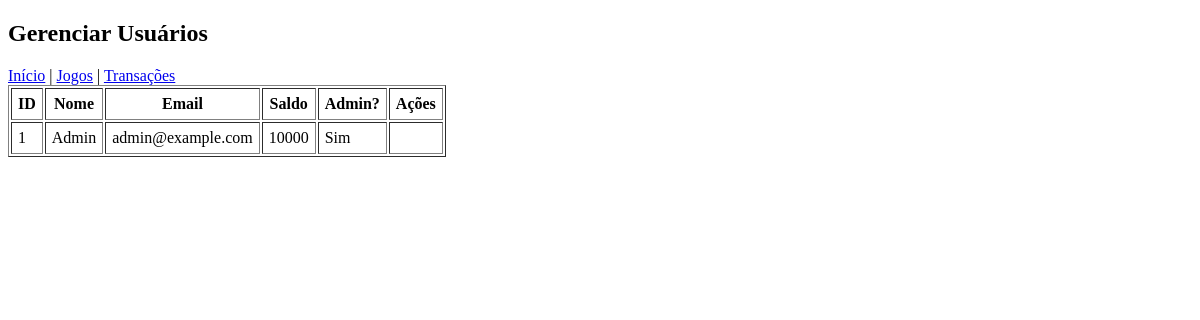
/admin/users.php (signed in), run on an earlier commit of the app's database.
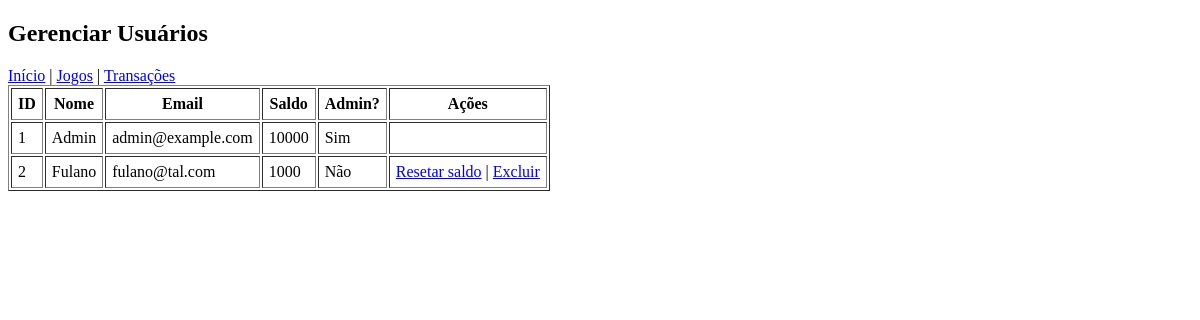
And on a later commit of the database.
### tables this page shows
CREATE TABLE users (
  id INTEGER PRIMARY KEY AUTOINCREMENT,
  email TEXT UNIQUE NOT NULL,
  password TEXT NOT NULL,
  display_name TEXT,
  balance INTEGER NOT NULL DEFAULT 1000,
  is_admin INTEGER NOT NULL DEFAULT 0,
  created_at TEXT DEFAULT CURRENT_TIMESTAMP
);

### public/admin/users.php (the view, shortened to what this page needs)
<?php
$pdo = get_pdo();
$users = $pdo->query("SELECT id,email,display_name,balance,is_admin FROM users ORDER BY id ASC")->fetchAll(PDO::FETCH_ASSOC);
?>
<!doctype html>
<html>
<head>
  <link rel="stylesheet" href="/assets/css/style.css">
</head>
<body>
  <header class="container">
    <h2>Gerenciar Usuários</h2>
    <nav>
      <a href="/admin/">Início</a> |
      <a href="/admin/games.php">Jogos</a> |
      <a href="/admin/transactions.php">Transações</a>
    </nav>
  </header>
  <main class="container">
    <table border="1" cellpadding="6">
      <tr>
        <th>ID</th>
        <th>Nome</th>
        <th>Email</th>
        <th>Saldo</th>
        <th>Admin?</th>
        <th>Ações</th>
      </tr>
      <?php foreach ($users as $u): ?>
      <tr>
        <td><?=$u['id']?></td>
        <td><?=htmlspecialchars($u['display_name'])?></td>
        <td><?=htmlspecialchars($u['email'])?></td>
        <td><?=$u['balance']?></td>
        <td><?=$u['is_admin'] ? 'Sim' : 'Não'?></td>
        <td>
          <?php if (!$u['is_admin']): ?>
          <a href="?reset=<?=$u['id']?>">Resetar saldo</a> |
          <a href="?delete=<?=$u['id']?>" onclick="return confirm('Excluir este usuário?')">Excluir</a>
          <?php endif; ?>
        </td>
      </tr>
      <?php endforeach; ?>
    </table>
  </main>
</body>
</html>

What changed in the data, as far as the page shows it:
added users: id "2", display_name "Fulano", email "fulano@tal.com", balance "1000", is_admin "Não"
